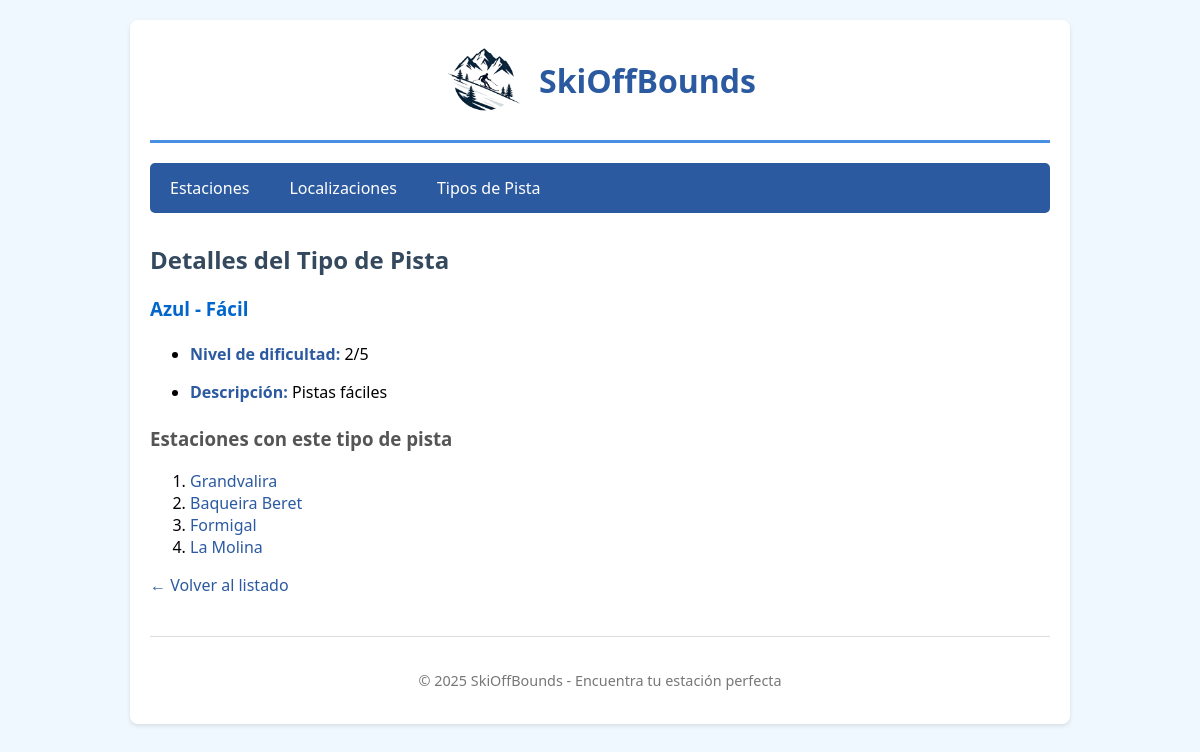
Page /app/tipos-pista/2/ on the earlier database version.
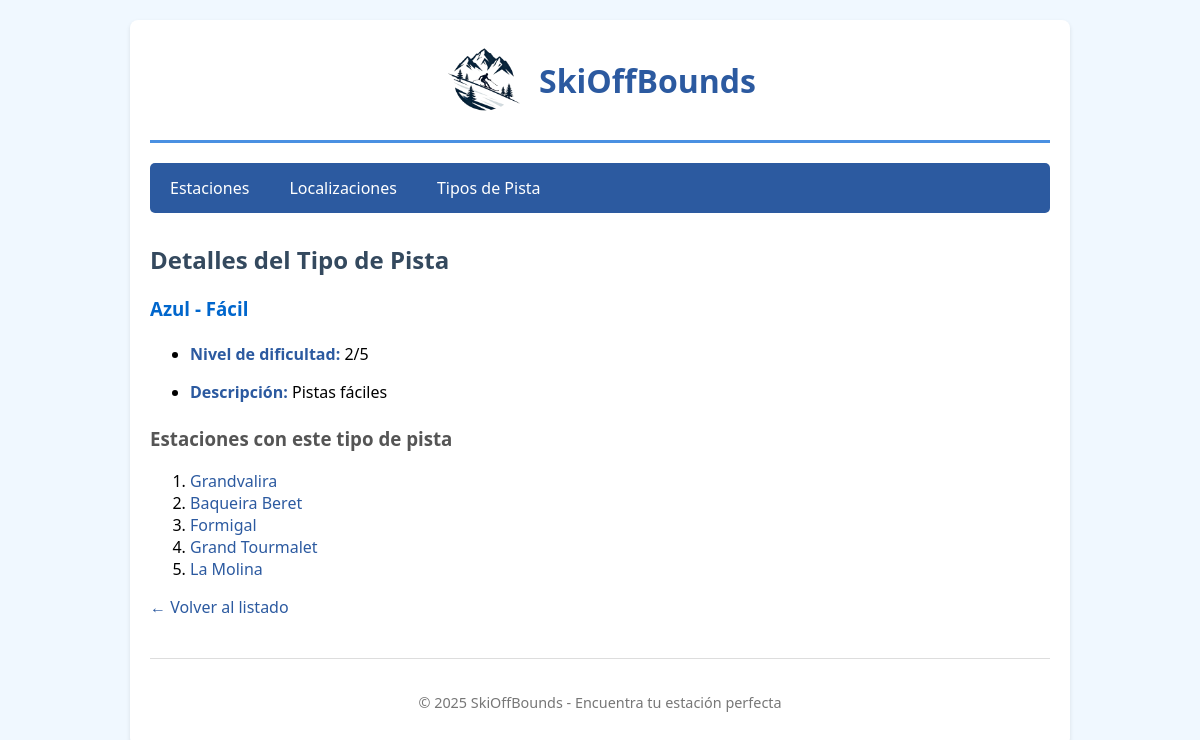
Same page on the later database version.
### app/models.py (models this page shows, shortened)
class Estacion(models.Model):
    localizacion = models.ForeignKey(
        Localizacion,
        on_delete=models.PROTECT,  # No permitir borrar localización si tiene estaciones
        related_name='estaciones',
        help_text="Región donde se encuentra la estación"
    )
    tipos_pista = models.ManyToManyField(
        TipoPista,
        through='PistaEstacion',  # Tabla intermedia para almacenar cantidad de pistas
        related_name='estaciones',
        help_text="Tipos de pistas disponibles"
    )
    nombre = models.CharField(
        max_length=100,
        unique=True,
        help_text="Ej: Baqueira Beret, Formigal"
    )
    descripcion = models.TextField(blank=True, null=True)
    latitud = models.DecimalField(
        max_digits=9,
        decimal_places=6,
        help_text="Latitud en formato decimal"
    )
    longitud = models.DecimalField(
        max_digits=9,
        decimal_places=6,
        help_text="Longitud en formato decimal"
    )
    km_pistas_totales = models.DecimalField(
        max_digits=6,
        decimal_places=2,
        validators=[MinValueValidator(0)],
        help_text="Kilómetros totales de pistas"
    )
    altitud_minima = models.IntegerField(
        validators=[MinValueValidator(0)],
        help_text="Altitud mínima en metros"
    )
    altitud_maxima = models.IntegerField(
        validators=[MinValueValidator(0)],
        help_text="Altitud máxima en metros"
    )
    numero_remontes = models.IntegerField(
        default=0,
        validators=[MinValueValidator(0)],
        help_text="Número total de remontes mecánicos"
    )
    telefono = models.CharField(max_length=20, blank=True, null=True)
    web = models.URLField(blank=True, null=True)
    imagen_portada = models.URLField(
        blank=True,
        null=True,
        help_text="URL de la imagen principal"
    )
    fecha_creacion = models.DateTimeField(auto_now_add=True)
    fecha_actualizacion = models.DateTimeField(auto_now=True)
    class Meta:
        verbose_name = "Estación"
        verbose_name_plural = "Estaciones"
        ordering = ['-km_pistas_totales']  # Ordenar por km de pista (mayor a menor)

### app/views.py (the view)
# urls.py: path('tipos-pista/<int:tipo_pista_id>/', views.show_tipo_pista, name='tipo_pista_detalle'),
def show_tipo_pista(request, tipo_pista_id):
    tipo = get_object_or_404(TipoPista, pk=tipo_pista_id)
    estaciones = tipo.estaciones.all()
    context = {'tipo_pista': tipo, 'estaciones': estaciones}
    return render(request, 'tipo_pista_detail.html', context)

### app/templates/tipo_pista_detail.html (shortened to what this page needs)
{% extends "base.html" %}
{% block contenido %}
<h2>Detalles del Tipo de Pista</h2>
{% if tipo_pista %}
    <h3 class="pista-{{ tipo_pista.nombre }}">{{ tipo_pista.get_nombre_display }}</h3>
    <ul>
        <li><strong>Nivel de dificultad:</strong> {{ tipo_pista.nivel_dificultad }}/5</li>
        {% if tipo_pista.descripcion %}
            <li><strong>Descripción:</strong> {{ tipo_pista.descripcion }}</li>
        {% endif %}
    </ul>
    <h3>Estaciones con este tipo de pista</h3>
    {% if estaciones %}
        <ol>
            {% for e in estaciones %}
            <li>
                <a href="{% url 'skioffbounds:estacion_detalle' e.id %}">
                    {{ e.nombre }}
                </a>
            </li>
            {% endfor %}
        </ol>
    {% else %}
        <p>No hay estaciones con este tipo de pista.</p>
    {% endif %}
    <p><a href="{% url 'skioffbounds:tipos_pista' %}">← Volver al listado</a></p>
{% else %}
    <p>No existe este tipo de pista.</p>
{% endif %}
{% endblock %}

Differences in the rows shown:
added Estacion: nombre "Grand Tourmalet"
